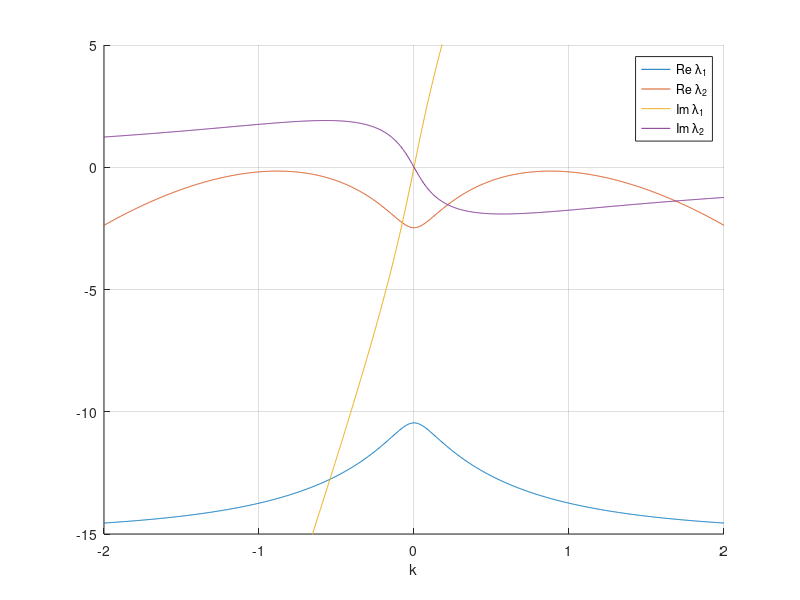

The MATLAB script that drew this image: (Note: this script raises an error after producing the figure.)
%% Assignment 3 - Nonlinear dynamical systems
% by David Straka on January 2023

%% Question 1
% Homogeneous steady states follow from the given parameter restrictions 
% and the system of equations
%
% $$0 = v(wv - \gamma),$$
%
% $$0 = \alpha - w - wv^2.$$
%
% The first equilibrium is
%
% $$E_1 = (0,\alpha)$$
%
% and always exists.
%
% The first equation gives that $wv = \gamma,$ which is bigger than zero
% by assumption. This implies that $w \neq 0$. Hence, $v=\frac{\gamma}{w}.$
% Plugging this into the second equation yields that $0=w^2 - \alpha w +
% \gamma^2$. Solving this quadratic equation gives two other equilibria
%
% $$E_2 = \left( \frac{2\gamma}{\alpha + \sqrt{\alpha^2 - 4\gamma^2}},
% \frac{\alpha}{2} + \frac{1}{2}\sqrt{\alpha^2 - 4\gamma^2}\right) \quad 
% \textit{and} \quad E_3 = \left(\frac{2\gamma}{\alpha - \sqrt{\alpha^2 - 4\gamma^2}},
% \frac{\alpha}{2} - \frac{1}{2}\sqrt{\alpha^2 - 4\gamma^2}\right).$$
%
% It follows from $0<4\gamma^2$ that $\frac{\alpha}{2} - 
% \frac{1}{2}\sqrt{\alpha^2 - 4\gamma^2} \geq 0$.
%
% The equilibria $E_2$ and $E_3$ exist iff $\alpha \geq 2\gamma$ because
% $v$ and $w$ must be real. This means that only if the rainfall rate
% $\alpha$ is at least twice as big as the death rate $\gamma$, then we
% have all three homogeneous equilibria. Otherwise, we have only the
% equilibrium $E_1$. This supports statements $S1$ and $S2$.

%% Question 2
% $$\mathcal{L}(v_*, w_*) = \pmatrix{\partial_x^2 - \gamma + 2w_*v_* &
% v_*^2 \cr -2w_*v_* & \beta\partial_x - 1 - v_*^2}$$

%% Question 3
% Plugging in the vegetative equilibrium gives
%
% $$\mathcal{L}(E_3) = \pmatrix{\partial_x^2 + \gamma & 
% \frac{2\gamma^2}{\alpha^2 - 2\gamma^2 -\alpha\sqrt{\alpha^2-4\gamma^2}} \cr
% -2\gamma & \beta \partial_x - 1 - \frac{2\gamma^2}{\alpha^2 - 2\gamma^2 
% -\alpha\sqrt{\alpha^2-4\gamma^2}}}.$$
%
% Notice that $v_* = \frac{2\gamma}{\alpha-\sqrt{\alpha^2-4\gamma^2}} = 
% \frac{2\gamma\left(\alpha+\sqrt{\alpha^2-4\gamma^2}\right)}
% {\left(\alpha-\sqrt{\alpha^2-4\gamma^2}\right)
% \left(\alpha+\sqrt{\alpha^2-4\gamma^2}\right)} = 
% \frac{\alpha+\sqrt{\alpha^2-4\gamma^2}}{2\gamma} = \mu(\alpha, \gamma)$.
%
% Hence, the ansatz $\varphi(x,t)=\exp(\lambda t+ikx)\psi$ gives
% $M\psi=\lambda\psi$ with $M$ as in Assignment 3.
% The matrix $M$ has the eigenvalues $\lambda_{1,2} = 
% \frac{\tau \pm \sqrt{\tau^2-4\delta}}{2},$ where $\tau = \gamma - k^2 - 1
% -\mu(\alpha,\gamma)^2 + i \beta k$ is the trace of $M$ and $\delta =
% \gamma\mu(\alpha,\gamma)^2 -\gamma +i\beta k\gamma +k^2 
% +k^2\mu(\alpha,\gamma)^2 - i\beta k^3$ is the determinant of $M$.

%% Question 4
% I expected the eigenvalues to be complex conjugates. It is not the case,
% as it can be seen in the plot below, because the characteristic
% polynomial of the matrix $M$ does not have real coefficients. This shows
% that a matrix with complex entries does not necessarily have complex
% conjugate pairs of eigenvalues.
%
% The plot below provides a numerical evidence that the real parts of both
% eigenvalues for the given parameters are negative. Hence, the vegetative
% equilibrium is linearly stable.

% Trace, determinant, and eigenvalues function handles
mu = @(a,g) (a + sqrt(a^2 - 4*g^2))/(2*g);
tau  = @(a,b,g,k) g - k.^2 - 1 - mu(a,g)^2 + 1i*b*k;
delta = @(a,b,g,k) g*mu(a,g)^2 - g + 1i*b*g*k + k.^2 + mu(a,g)^2*k.^2 - 1i*b*k.^3;
lambda1 = @(a,b,g,k) (tau(a,b,g,k)-sqrt(tau(a,b,g,k).^2 - 4*delta(a,b,g,k)))/2;
lambda2 = @(a,b,g,k) (tau(a,b,g,k)+sqrt(tau(a,b,g,k).^2 - 4*delta(a,b,g,k)))/2;

rel1 = @(a,b,g,k) real(lambda1(a,b,g,k));
rel2 = @(a,b,g,k) real(lambda2(a,b,g,k));
imag1 = @(a,b,g,k) imag(lambda1(a,b,g,k));
imag2 = @(a,b,g,k) imag(lambda2(a,b,g,k));

% Set parameters
a = 8; b = 20; g = 2;

% Continuous variable k
k = linspace(-2,2,1000);

% Plot dispersion relation (with inset around k=0)
figure, hold on;
plot(k,rel1(a,b,g,k),'DisplayName','Re \lambda_1');             plot(k,rel2(a,b,g,k),'DisplayName','Re \lambda_2');
plot(k,imag1(a,b,g,k),'DisplayName','Im \lambda_1');            plot(k,imag2(a,b,g,k),'DisplayName','Im \lambda_2');
hold off; grid on; ylim([-15 5]); xlabel('k'); 
lgd = legend; lgd.Location = 'northoutside'; lgd.NumColumns = 3;
drawnow;

%% Question 5
% We can see in the plot below that for $\alpha = 7$, there exist perturbations for $k$ such
% that the real part of one of the corresponding eigenvalues is positive.
% Such system is unstable and will exhibit patterns. The plot
% for $\alpha = 8$ contains only eigenvalues with negative real parts. Then
% the system is stable and does not exhibit patterns for any perturbation. 
% The plot provides numerical evidence that there is a critical $\alpha_c$
% between 7 and 8 changing the stability of the vegetative equilibrium and
% causing bifurcation.
%
% This plot provides numerical evidence that the bifurcation is neither
% Turing (there is no k s.t. both real and imaginary parts of the 
% eigenvalues are zero) nor Hopf (at k=0, the eigenvalues are not purely
% imaginary). However, we can predict from Lecture notes 3 Case 4, that the pattern
% is a travelling wave because of the similarity of plots. This coincides
% with the expected pattern of a wave from the Turing bifurcation.

b = 20; g = 2;

figure, hold on;
for a = 7: 0.2: 8 
    plot(k,rel1(a,b,g,k));             plot(k,rel2(a,b,g,k));
    plot(k,imag1(a,b,g,k));            plot(k,imag2(a,b,g,k));
end
hold off; grid on; ylim([-15 5]); xlabel('k'); 
drawnow;

%% Question 6
% The plot shows that the concentration of vegetation $v$ forms a (travelling)
% wave pattern over time for the given parameters. This coincides with the
% suggested wave in Question 5. This wave pattern means that
% the vegetation concentration at a certain position is expected 
% to oscillate as the time passes.


% Set parameters
p = [7 20 2];
L = 15.7;

% Instantiating periodic differentiation matrix
nx = 1500; [x,Dx,Dxx] = PeriodicDiffMat([-L,L],nx); 

% Initial condition (steady state + perburbation)
e = ones(size(x)); 
v0 = 4/(7 - sqrt(33)); w0 = 7/2 - sqrt(33)/2; z0 = [v0*e; w0*e]; 
z0 = z0 + [cos(4*pi/L*x); e];

% Time step
rhs = @(t,z) Schnakenberg(z,p,Dx,Dxx);
jac = @(t,z) SchnakenbergJacobian(z,p,Dx,Dxx);
opts = odeset('Jacobian',jac);
tSpan = 0:0.1:300;
% tSpan = [0:0.1:50];
[t,ZHist] = ode15s(rhs,tSpan,z0,opts);

% Space-time plot
PlotHistory(x,t,ZHist,p,[]);
